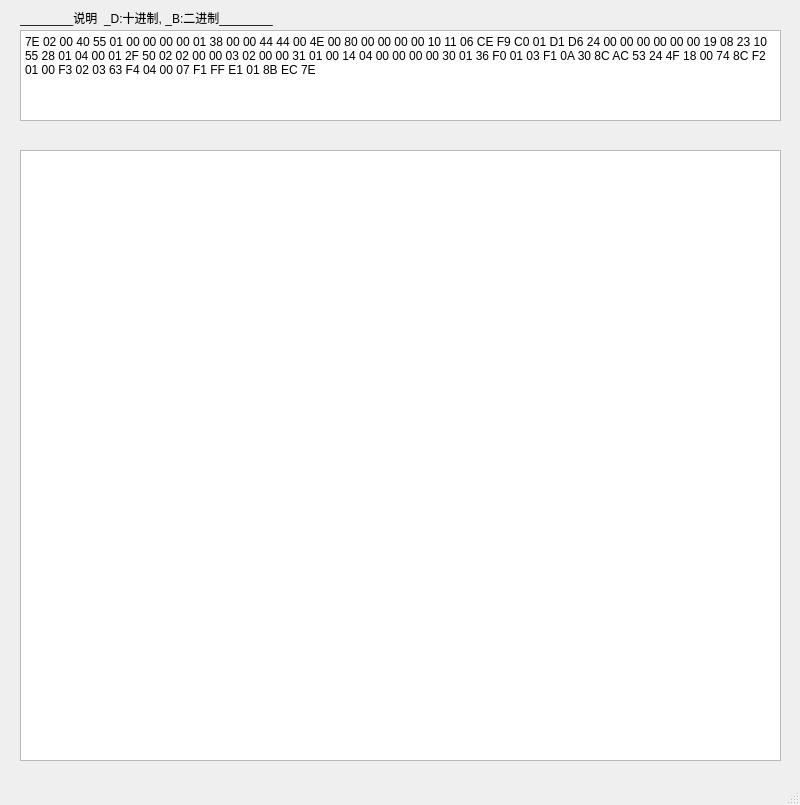
<?xml version="1.0" encoding="UTF-8"?>
<ui version="4.0">
 <class>MainWindow</class>
 <widget class="QMainWindow" name="MainWindow">
  <property name="geometry">
   <rect>
    <x>0</x>
    <y>0</y>
    <width>800</width>
    <height>805</height>
   </rect>
  </property>
  <property name="windowTitle">
   <string>MainWindow</string>
  </property>
  <widget class="QWidget" name="centralwidget">
   <widget class="QTextEdit" name="textEdit">
    <property name="geometry">
     <rect>
      <x>20</x>
      <y>30</y>
      <width>761</width>
      <height>91</height>
     </rect>
    </property>
    <property name="html">
     <string>&lt;!DOCTYPE HTML PUBLIC &quot;-//W3C//DTD HTML 4.0//EN&quot; &quot;http://www.w3.org/TR/REC-html40/strict.dtd&quot;&gt;
&lt;html&gt;&lt;head&gt;&lt;meta name=&quot;qrichtext&quot; content=&quot;1&quot; /&gt;&lt;style type=&quot;text/css&quot;&gt;
p, li { white-space: pre-wrap; }
&lt;/style&gt;&lt;/head&gt;&lt;body style=&quot; font-family:'SimSun'; font-size:9pt; font-weight:400; font-style:normal;&quot;&gt;
&lt;p style=&quot; margin-top:0px; margin-bottom:0px; margin-left:0px; margin-right:0px; -qt-block-indent:0; text-indent:0px;&quot;&gt;7E 02 00 40 55 01 00 00 00 00 01 38 00 00 44 44 00 4E 00 80 00 00 00 00 10 11 06 CE F9 C0 01 D1 D6 24 00 00 00 00 00 00 19 08 23 10 55 28 01 04 00 01 2F 50 02 02 00 00 03 02 00 00 31 01 00 14 04 00 00 00 00 30 01 36 F0 01 03 F1 0A 30 8C AC 53 24 4F 18 00 74 8C F2 01 00 F3 02 03 63 F4 04 00 07 F1 FF E1 01 8B EC 7E&lt;/p&gt;&lt;/body&gt;&lt;/html&gt;</string>
    </property>
   </widget>
   <widget class="QLabel" name="label_2">
    <property name="geometry">
     <rect>
      <x>20</x>
      <y>10</y>
      <width>541</width>
      <height>16</height>
     </rect>
    </property>
    <property name="text">
     <string>________说明  _D:十进制, _B:二进制________</string>
    </property>
   </widget>
   <widget class="QTextBrowser" name="textBrowser">
    <property name="geometry">
     <rect>
      <x>20</x>
      <y>150</y>
      <width>761</width>
      <height>611</height>
     </rect>
    </property>
   </widget>
  </widget>
  <widget class="QMenuBar" name="menubar">
   <property name="geometry">
    <rect>
     <x>0</x>
     <y>0</y>
     <width>800</width>
     <height>23</height>
    </rect>
   </property>
  </widget>
  <widget class="QStatusBar" name="statusbar"/>
 </widget>
 <resources/>
 <connections/>
</ui>
